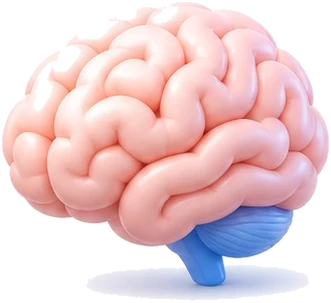
#> input picture cardstyle/art/brain.webp, 331 x 303 px
$ python slice_board.py art/brain.webp art/calendar.webp
#> lines starting #> are read from the running program, lines starting #| are printed output that depends on the picture
"""3×3 일러스트 판(흰 바탕)을 칸별로 잘라 배경을 지우고 cardstyle/art/<이름>.webp 로 저장한다.
사용: python3 cardstyle/slice_board.py <판 png> <이름1,이름2,…,이름9>
배경 지우기 = 가장자리에서 이어진 흰색(밝기 차 18 이내)만 투명으로. 물체 안의 흰색은 남는다."""
import sys, os
from collections import deque
from PIL import Image, ImageFilter

def cut(cell, tol=18):
    im = cell.convert('RGBA'); w, h = im.size; px = im.load()
    bg = [px[0, 0], px[w-1, 0], px[0, h-1], px[w-1, h-1]]
    br = tuple(sum(c[i] for c in bg)//4 for i in range(3))
    near = lambda p: max(abs(p[0]-br[0]), abs(p[1]-br[1]), abs(p[2]-br[2])) <= tol
    seen = bytearray(w*h); q = deque()
    for x in range(w):
        q.append((x, 0)); q.append((x, h-1))
    for y in range(h):
        q.append((0, y)); q.append((w-1, y))
    while q:
        x, y = q.popleft()
        if x < 0 or y < 0 or x >= w or y >= h: continue
        i = y*w+x
        if seen[i]: continue
        seen[i] = 1
        if not near(px[x, y]): continue
        px[x, y] = (255, 255, 255, 0)
        q.extend(((x+1, y), (x-1, y), (x, y+1), (x, y-1)))
    a = im.split()[3].filter(ImageFilter.GaussianBlur(0.8))
    im.putalpha(a)
    box = im.getbbox()
    return im.crop(box) if box else im

if __name__ == '__main__':
    src, names = sys.argv[1], sys.argv[2].split(',')
    out = os.path.join(os.path.dirname(os.path.abspath(__file__)), 'art')
    os.makedirs(out, exist_ok=True)
    b = Image.open(src).convert('RGB'); W, H = b.size; cw, ch = W//3, H//3
#> after `W, H = b.size`: W = 331; H = 303
#> after `cw, ch = (W // 3, H // 3)`: cw = 110; ch = 101
    for k, n in enumerate(names):
        r, c = divmod(k, 3)
        pad = int(cw*0.02)
        cell = b.crop((c*cw+pad, r*ch+pad, (c+1)*cw-pad, (r+1)*ch-pad))
        im = cut(cell)
        im.thumbnail((640, 640))
        im.save(os.path.join(out, n + '.webp'), 'WEBP', quality=90)
        print(n, im.size)
#> this loop made 1 pass
#> (br in cut, box in cut) on pass 1: ((255, 247, 243), (20, 31, 106, 97))
#> pass 1, `cell = b.crop((c*cw+pad, r*ch+pad, (c+1)*cw-pad, (r+1)*ch-pad))`:
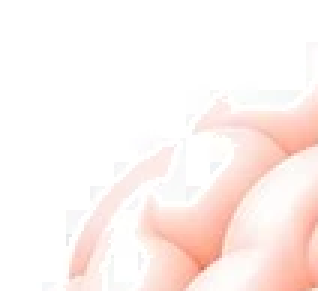
#> cell: PIL image 106x97 RGB (shown 3 times larger); mean R, G, B 253.5, 243.2, 240.2
#> pass 1, in cut, `a = im.split()[3].filter(ImageFilter.GaussianBlur(0.8))`:
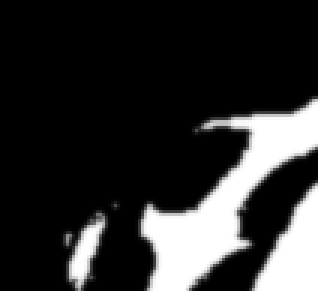
#> a: PIL image 106x97 L (shown 3 times larger); min 0, max 255, mean 47.3
#> pass 1, `im = cut(cell)`:
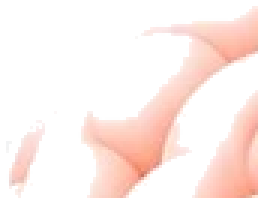
#> im: PIL image 86x66 RGBA (shown 3 times larger); mean R, G, B, A 253.5, 237.8, 233.5, 85.7; transparent parts drawn white
